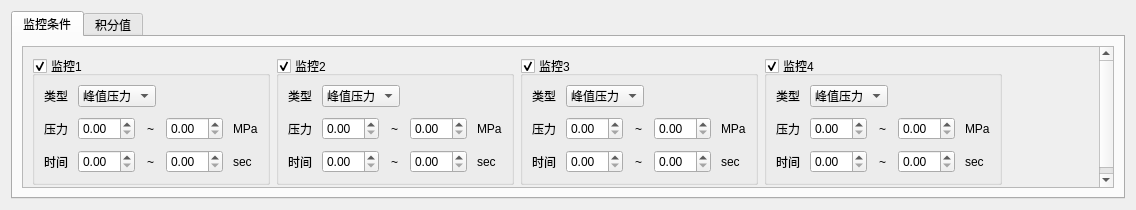
<?xml version="1.0" encoding="UTF-8"?>
<ui version="4.0">
 <class>HscMonitorItem</class>
 <widget class="QWidget" name="HscMonitorItem">
  <property name="geometry">
   <rect>
    <x>0</x>
    <y>0</y>
    <width>1136</width>
    <height>196</height>
   </rect>
  </property>
  <property name="windowTitle">
   <string>Form</string>
  </property>
  <layout class="QGridLayout" name="gridLayout_12">
   <item row="0" column="0">
    <widget class="QTabWidget" name="tabWidget">
     <property name="currentIndex">
      <number>0</number>
     </property>
     <widget class="QWidget" name="tab">
      <attribute name="title">
       <string>监控条件</string>
      </attribute>
      <layout class="QGridLayout" name="gridLayout_9">
       <item row="0" column="0">
        <widget class="QScrollArea" name="scrollArea">
         <property name="widgetResizable">
          <bool>true</bool>
         </property>
         <widget class="QWidget" name="scrollAreaWidgetContents_2">
          <property name="geometry">
           <rect>
            <x>0</x>
            <y>0</y>
            <width>1092</width>
            <height>133</height>
           </rect>
          </property>
          <layout class="QHBoxLayout" name="horizontalLayout">
           <item>
            <widget class="QGroupBox" name="gBox_1">
             <property name="title">
              <string>监控1</string>
             </property>
             <property name="checkable">
              <bool>true</bool>
             </property>
             <layout class="QGridLayout" name="gridLayout_2">
              <item row="0" column="0">
               <layout class="QGridLayout" name="gridLayout">
                <property name="spacing">
                 <number>10</number>
                </property>
                <item row="0" column="0">
                 <widget class="QLabel" name="label_2">
                  <property name="text">
                   <string>类型</string>
                  </property>
                 </widget>
                </item>
                <item row="0" column="1" colspan="2">
                 <widget class="QComboBox" name="cBox_1">
                  <item>
                   <property name="text">
                    <string>峰值压力</string>
                   </property>
                  </item>
                 </widget>
                </item>
                <item row="2" column="4">
                 <widget class="QLabel" name="label_6">
                  <property name="text">
                   <string>sec</string>
                  </property>
                 </widget>
                </item>
                <item row="2" column="3">
                 <widget class="QDoubleSpinBox" name="dSbox_upper_time_1"/>
                </item>
                <item row="1" column="1">
                 <widget class="QDoubleSpinBox" name="dSbox_lower_pres_1"/>
                </item>
                <item row="2" column="2">
                 <widget class="QLabel" name="label_7">
                  <property name="text">
                   <string>~</string>
                  </property>
                  <property name="alignment">
                   <set>Qt::AlignCenter</set>
                  </property>
                 </widget>
                </item>
                <item row="1" column="3">
                 <widget class="QDoubleSpinBox" name="dSbox_upper_pres_1"/>
                </item>
                <item row="2" column="0">
                 <widget class="QLabel" name="label_4">
                  <property name="text">
                   <string>时间</string>
                  </property>
                 </widget>
                </item>
                <item row="1" column="2">
                 <widget class="QLabel" name="label_3">
                  <property name="text">
                   <string>~</string>
                  </property>
                  <property name="alignment">
                   <set>Qt::AlignCenter</set>
                  </property>
                 </widget>
                </item>
                <item row="1" column="4">
                 <widget class="QLabel" name="label_5">
                  <property name="text">
                   <string>MPa</string>
                  </property>
                 </widget>
                </item>
                <item row="1" column="0">
                 <widget class="QLabel" name="label">
                  <property name="text">
                   <string>压力</string>
                  </property>
                 </widget>
                </item>
                <item row="2" column="1">
                 <widget class="QDoubleSpinBox" name="dSbox_lower_time_1"/>
                </item>
               </layout>
              </item>
             </layout>
            </widget>
           </item>
           <item>
            <widget class="QGroupBox" name="gBox_2">
             <property name="title">
              <string>监控2</string>
             </property>
             <property name="checkable">
              <bool>true</bool>
             </property>
             <layout class="QGridLayout" name="gridLayout_3">
              <item row="0" column="0">
               <layout class="QGridLayout" name="gridLayout_4">
                <property name="spacing">
                 <number>10</number>
                </property>
                <item row="0" column="0">
                 <widget class="QLabel" name="label_8">
                  <property name="text">
                   <string>类型</string>
                  </property>
                 </widget>
                </item>
                <item row="0" column="1" colspan="2">
                 <widget class="QComboBox" name="cBox_2">
                  <item>
                   <property name="text">
                    <string>峰值压力</string>
                   </property>
                  </item>
                 </widget>
                </item>
                <item row="1" column="0">
                 <widget class="QLabel" name="label_9">
                  <property name="text">
                   <string>压力</string>
                  </property>
                 </widget>
                </item>
                <item row="1" column="1">
                 <widget class="QDoubleSpinBox" name="dSbox_lower_pres_2"/>
                </item>
                <item row="1" column="2">
                 <widget class="QLabel" name="label_10">
                  <property name="text">
                   <string>~</string>
                  </property>
                  <property name="alignment">
                   <set>Qt::AlignCenter</set>
                  </property>
                 </widget>
                </item>
                <item row="1" column="3">
                 <widget class="QDoubleSpinBox" name="dSbox_upper_pres_2"/>
                </item>
                <item row="1" column="4">
                 <widget class="QLabel" name="label_11">
                  <property name="text">
                   <string>MPa</string>
                  </property>
                 </widget>
                </item>
                <item row="2" column="0">
                 <widget class="QLabel" name="label_12">
                  <property name="text">
                   <string>时间</string>
                  </property>
                 </widget>
                </item>
                <item row="2" column="1">
                 <widget class="QDoubleSpinBox" name="dSbox_lower_time_2"/>
                </item>
                <item row="2" column="2">
                 <widget class="QLabel" name="label_13">
                  <property name="text">
                   <string>~</string>
                  </property>
                  <property name="alignment">
                   <set>Qt::AlignCenter</set>
                  </property>
                 </widget>
                </item>
                <item row="2" column="3">
                 <widget class="QDoubleSpinBox" name="dSbox_upper_time_2"/>
                </item>
                <item row="2" column="4">
                 <widget class="QLabel" name="label_14">
                  <property name="text">
                   <string>sec</string>
                  </property>
                 </widget>
                </item>
               </layout>
              </item>
             </layout>
            </widget>
           </item>
           <item>
            <widget class="QGroupBox" name="gBox_3">
             <property name="title">
              <string>监控3</string>
             </property>
             <property name="checkable">
              <bool>true</bool>
             </property>
             <layout class="QGridLayout" name="gridLayout_5">
              <item row="0" column="0">
               <layout class="QGridLayout" name="gridLayout_6">
                <property name="spacing">
                 <number>10</number>
                </property>
                <item row="0" column="0">
                 <widget class="QLabel" name="label_15">
                  <property name="text">
                   <string>类型</string>
                  </property>
                 </widget>
                </item>
                <item row="0" column="1" colspan="2">
                 <widget class="QComboBox" name="cBox_3">
                  <item>
                   <property name="text">
                    <string>峰值压力</string>
                   </property>
                  </item>
                 </widget>
                </item>
                <item row="1" column="0">
                 <widget class="QLabel" name="label_16">
                  <property name="text">
                   <string>压力</string>
                  </property>
                 </widget>
                </item>
                <item row="1" column="1">
                 <widget class="QDoubleSpinBox" name="dSbox_lower_pres_3"/>
                </item>
                <item row="1" column="2">
                 <widget class="QLabel" name="label_17">
                  <property name="text">
                   <string>~</string>
                  </property>
                  <property name="alignment">
                   <set>Qt::AlignCenter</set>
                  </property>
                 </widget>
                </item>
                <item row="1" column="3">
                 <widget class="QDoubleSpinBox" name="dSbox_upper_pres_3"/>
                </item>
                <item row="1" column="4">
                 <widget class="QLabel" name="label_18">
                  <property name="text">
                   <string>MPa</string>
                  </property>
                 </widget>
                </item>
                <item row="2" column="0">
                 <widget class="QLabel" name="label_19">
                  <property name="text">
                   <string>时间</string>
                  </property>
                 </widget>
                </item>
                <item row="2" column="1">
                 <widget class="QDoubleSpinBox" name="dSbox_lower_time_3"/>
                </item>
                <item row="2" column="2">
                 <widget class="QLabel" name="label_20">
                  <property name="text">
                   <string>~</string>
                  </property>
                  <property name="alignment">
                   <set>Qt::AlignCenter</set>
                  </property>
                 </widget>
                </item>
                <item row="2" column="3">
                 <widget class="QDoubleSpinBox" name="dSbox_upper_time_3"/>
                </item>
                <item row="2" column="4">
                 <widget class="QLabel" name="label_21">
                  <property name="text">
                   <string>sec</string>
                  </property>
                 </widget>
                </item>
               </layout>
              </item>
             </layout>
            </widget>
           </item>
           <item>
            <widget class="QGroupBox" name="gBox_4">
             <property name="title">
              <string>监控4</string>
             </property>
             <property name="checkable">
              <bool>true</bool>
             </property>
             <layout class="QGridLayout" name="gridLayout_7">
              <item row="0" column="0">
               <layout class="QGridLayout" name="gridLayout_8">
                <property name="spacing">
                 <number>10</number>
                </property>
                <item row="0" column="0">
                 <widget class="QLabel" name="label_22">
                  <property name="text">
                   <string>类型</string>
                  </property>
                 </widget>
                </item>
                <item row="0" column="1" colspan="2">
                 <widget class="QComboBox" name="cBox_4">
                  <item>
                   <property name="text">
                    <string>峰值压力</string>
                   </property>
                  </item>
                 </widget>
                </item>
                <item row="1" column="0">
                 <widget class="QLabel" name="label_23">
                  <property name="text">
                   <string>压力</string>
                  </property>
                 </widget>
                </item>
                <item row="1" column="1">
                 <widget class="QDoubleSpinBox" name="dSbox_lower_pres_4"/>
                </item>
                <item row="1" column="2">
                 <widget class="QLabel" name="label_24">
                  <property name="text">
                   <string>~</string>
                  </property>
                  <property name="alignment">
                   <set>Qt::AlignCenter</set>
                  </property>
                 </widget>
                </item>
                <item row="1" column="3">
                 <widget class="QDoubleSpinBox" name="dSbox_upper_pres_4"/>
                </item>
                <item row="1" column="4">
                 <widget class="QLabel" name="label_25">
                  <property name="text">
                   <string>MPa</string>
                  </property>
                 </widget>
                </item>
                <item row="2" column="0">
                 <widget class="QLabel" name="label_26">
                  <property name="text">
                   <string>时间</string>
                  </property>
                 </widget>
                </item>
                <item row="2" column="1">
                 <widget class="QDoubleSpinBox" name="dSbox_lower_time_4"/>
                </item>
                <item row="2" column="2">
                 <widget class="QLabel" name="label_27">
                  <property name="text">
                   <string>~</string>
                  </property>
                  <property name="alignment">
                   <set>Qt::AlignCenter</set>
                  </property>
                 </widget>
                </item>
                <item row="2" column="3">
                 <widget class="QDoubleSpinBox" name="dSbox_upper_time_4"/>
                </item>
                <item row="2" column="4">
                 <widget class="QLabel" name="label_28">
                  <property name="text">
                   <string>sec</string>
                  </property>
                 </widget>
                </item>
               </layout>
              </item>
             </layout>
            </widget>
           </item>
           <item>
            <spacer name="horizontalSpacer">
             <property name="orientation">
              <enum>Qt::Horizontal</enum>
             </property>
             <property name="sizeHint" stdset="0">
              <size>
               <width>40</width>
               <height>20</height>
              </size>
             </property>
            </spacer>
           </item>
          </layout>
         </widget>
        </widget>
       </item>
      </layout>
     </widget>
     <widget class="QWidget" name="tab_2">
      <attribute name="title">
       <string>积分值</string>
      </attribute>
      <layout class="QHBoxLayout" name="horizontalLayout_6">
       <item>
        <widget class="QGroupBox" name="groupBox_6">
         <property name="sizePolicy">
          <sizepolicy hsizetype="Maximum" vsizetype="Preferred">
           <horstretch>0</horstretch>
           <verstretch>0</verstretch>
          </sizepolicy>
         </property>
         <property name="title">
          <string>监控1</string>
         </property>
         <property name="checkable">
          <bool>true</bool>
         </property>
         <layout class="QGridLayout" name="gridLayout_10">
          <item row="0" column="0">
           <layout class="QVBoxLayout" name="verticalLayout">
            <item>
             <widget class="QLabel" name="label_29">
              <property name="text">
               <string>积分值</string>
              </property>
             </widget>
            </item>
            <item>
             <layout class="QHBoxLayout" name="horizontalLayout_2">
              <item>
               <widget class="QDoubleSpinBox" name="doubleSpinBox_17"/>
              </item>
              <item>
               <widget class="QLabel" name="label_31">
                <property name="text">
                 <string>~</string>
                </property>
                <property name="alignment">
                 <set>Qt::AlignCenter</set>
                </property>
               </widget>
              </item>
              <item>
               <widget class="QDoubleSpinBox" name="doubleSpinBox_18"/>
              </item>
              <item>
               <widget class="QLabel" name="label_32">
                <property name="text">
                 <string>MPa·sec</string>
                </property>
               </widget>
              </item>
             </layout>
            </item>
            <item>
             <widget class="QLabel" name="label_33">
              <property name="text">
               <string>基准波形的积分值</string>
              </property>
             </widget>
            </item>
            <item>
             <layout class="QHBoxLayout" name="horizontalLayout_3">
              <item>
               <widget class="QLineEdit" name="lineEdit"/>
              </item>
              <item>
               <widget class="QLabel" name="label_34">
                <property name="text">
                 <string>MPa·sec</string>
                </property>
               </widget>
              </item>
              <item>
               <spacer name="horizontalSpacer_2">
                <property name="orientation">
                 <enum>Qt::Horizontal</enum>
                </property>
                <property name="sizeHint" stdset="0">
                 <size>
                  <width>40</width>
                  <height>20</height>
                 </size>
                </property>
               </spacer>
              </item>
             </layout>
            </item>
           </layout>
          </item>
         </layout>
        </widget>
       </item>
       <item>
        <widget class="QGroupBox" name="groupBox_7">
         <property name="sizePolicy">
          <sizepolicy hsizetype="Maximum" vsizetype="Preferred">
           <horstretch>0</horstretch>
           <verstretch>0</verstretch>
          </sizepolicy>
         </property>
         <property name="title">
          <string>监控2</string>
         </property>
         <property name="checkable">
          <bool>true</bool>
         </property>
         <layout class="QGridLayout" name="gridLayout_11">
          <item row="0" column="0">
           <layout class="QVBoxLayout" name="verticalLayout_2">
            <item>
             <widget class="QLabel" name="label_30">
              <property name="text">
               <string>达峰积分值</string>
              </property>
             </widget>
            </item>
            <item>
             <layout class="QHBoxLayout" name="horizontalLayout_4">
              <item>
               <widget class="QDoubleSpinBox" name="doubleSpinBox_19"/>
              </item>
              <item>
               <widget class="QLabel" name="label_35">
                <property name="text">
                 <string>~</string>
                </property>
                <property name="alignment">
                 <set>Qt::AlignCenter</set>
                </property>
               </widget>
              </item>
              <item>
               <widget class="QDoubleSpinBox" name="doubleSpinBox_20"/>
              </item>
              <item>
               <widget class="QLabel" name="label_36">
                <property name="text">
                 <string>MPa·sec</string>
                </property>
               </widget>
              </item>
             </layout>
            </item>
            <item>
             <widget class="QLabel" name="label_37">
              <property name="text">
               <string>基准波形的达峰积分值</string>
              </property>
             </widget>
            </item>
            <item>
             <layout class="QHBoxLayout" name="horizontalLayout_5">
              <item>
               <widget class="QLineEdit" name="lineEdit_2"/>
              </item>
              <item>
               <widget class="QLabel" name="label_38">
                <property name="text">
                 <string>MPa·sec</string>
                </property>
               </widget>
              </item>
              <item>
               <spacer name="horizontalSpacer_3">
                <property name="orientation">
                 <enum>Qt::Horizontal</enum>
                </property>
                <property name="sizeHint" stdset="0">
                 <size>
                  <width>40</width>
                  <height>20</height>
                 </size>
                </property>
               </spacer>
              </item>
             </layout>
            </item>
           </layout>
          </item>
         </layout>
        </widget>
       </item>
       <item>
        <spacer name="horizontalSpacer_4">
         <property name="orientation">
          <enum>Qt::Horizontal</enum>
         </property>
         <property name="sizeType">
          <enum>QSizePolicy::Expanding</enum>
         </property>
         <property name="sizeHint" stdset="0">
          <size>
           <width>40</width>
           <height>20</height>
          </size>
         </property>
        </spacer>
       </item>
      </layout>
     </widget>
    </widget>
   </item>
  </layout>
 </widget>
 <resources/>
 <connections/>
</ui>
